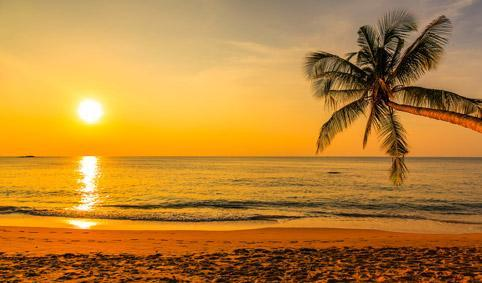
#> input picture input/background1.jpg, 482 x 283 px
$ jupyter execute video_background_swapper.ipynb
#> lines starting #> are read from the running program, lines starting #| are printed output that depends on the picture
#> further down, background_img is the input picture: shape (283, 482, 3); mean B, G, R 54.8, 132.4, 186.8
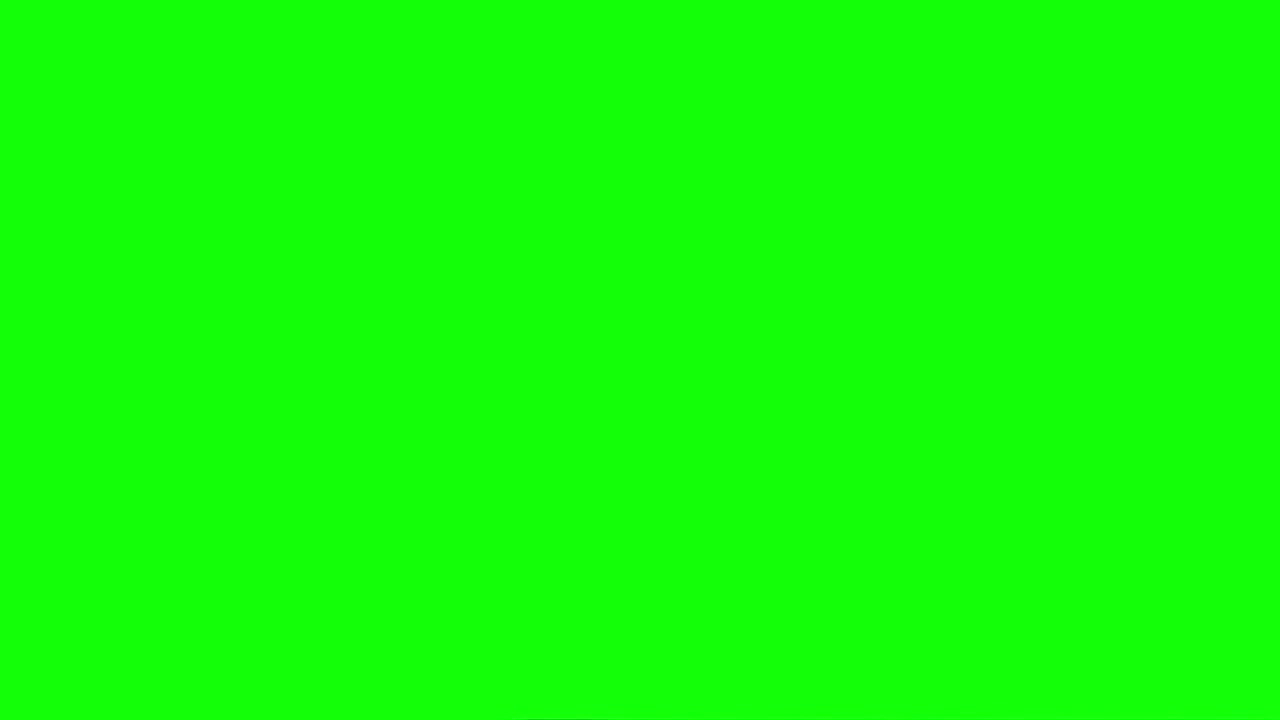
#> input picture frame 20 of input/uau.mp4, 1280 x 720 px
#> further down, img is the input picture: shape (720, 1280, 3); mean B, G, R 8, 255, 19
### image_background_swapper.py
import cv2
import numpy as np
import sys


INPUT_DIR = 'input/'
OUTPUT_DIR = 'output/'
LOWER_MASK_BOUNDARY = np.array([40, 100, 20])
UPPER_MASK_BOUNDARY = np.array([75, 256, 256])


# [31 lines left out: functions main, get_files_names_from_arguments, read_required_images, not called in this run]


def swap_image_background(input_img, background_img):
  background_img = resize_background_image_to_same_size_of_input_image(background_img, input_img)

  hsv_input_img = cv2.cvtColor(input_img, cv2.COLOR_BGR2HSV)
  hsv_background_img = cv2.cvtColor(background_img, cv2.COLOR_BGR2HSV)

  mask, inverted_mask = generate_masks_from_input_image(hsv_input_img)

  masked_hsv_input_img = apply_mask_to_input_image(inverted_mask, hsv_input_img)
  masked_hsv_background_img = apply_mask_to_background_image(mask, hsv_background_img)

  result_img = generate_result_image(masked_hsv_input_img, masked_hsv_background_img)

  return cv2.cvtColor(result_img, cv2.COLOR_HSV2BGR)


def resize_background_image_to_same_size_of_input_image(background_img, input_img):
  input_img_height = input_img.shape[0]
#> input_img_height = 720
  input_img_width = input_img.shape[1]
#> input_img_width = 1280
  background_img_height = background_img.shape[0]
#> background_img_height = 283

  aspect_ratio = input_img_height / background_img_height
#> aspect_ratio = 2.54
  new_background_height = int(background_img_height * aspect_ratio)
#> new_background_height = 720
  new_background_size = (input_img_width, new_background_height)
#> new_background_size = (1280, 720)

  return cv2.resize(background_img, new_background_size, interpolation=cv2.INTER_AREA)
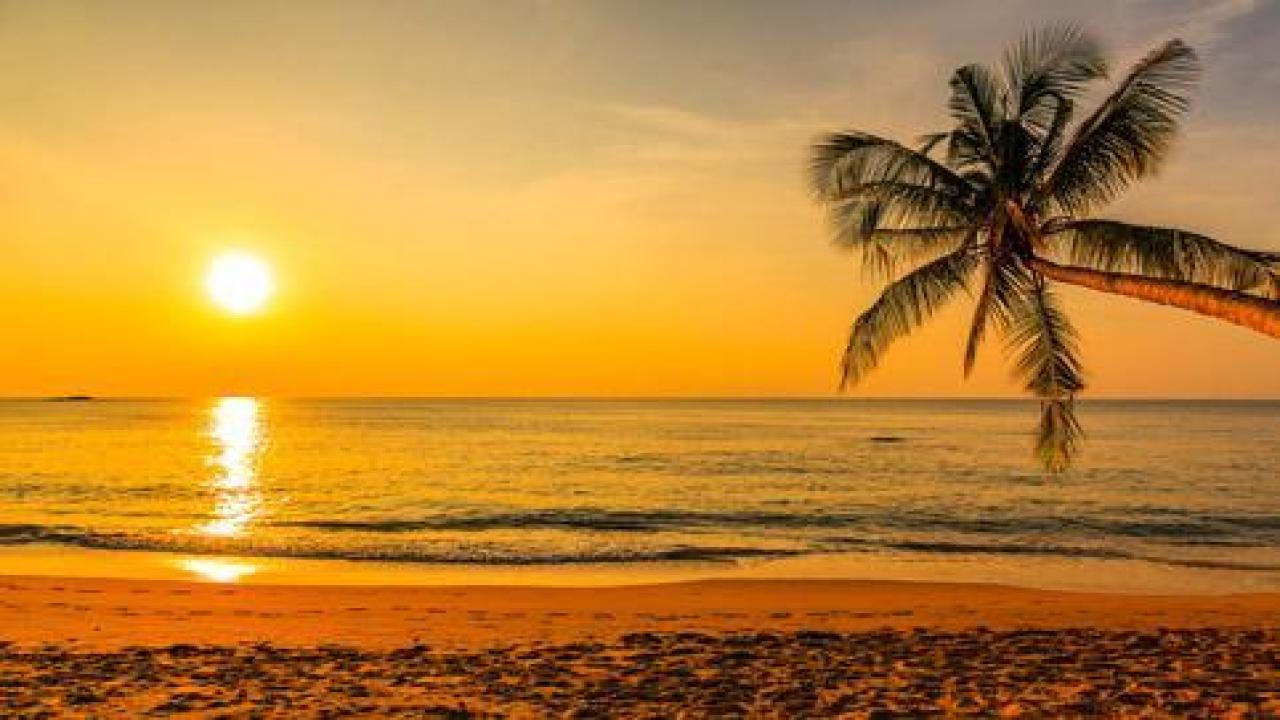
#> returned value: shape (720, 1280, 3); mean of channels 0, 1, 2 54.7, 132.4, 186.8; drawn as B, G, R
#> in swap_image_background, `hsv_input_img = cv2.cvtColor(input_img, cv2.COLOR_BGR2HSV)`: hsv_input_img: shape (720, 1280, 3); mean H, S, V 59, 247, 255
#> in swap_image_background, `hsv_background_img = cv2.cvtColor(background_img, cv2.COLOR_BGR2HSV)`: hsv_background_img: shape (720, 1280, 3); mean H, S, V 17.3, 180.1, 186.8


def generate_masks_from_input_image(hsv_input_img):
  mask = cv2.inRange(hsv_input_img, LOWER_MASK_BOUNDARY, UPPER_MASK_BOUNDARY)
#> mask: shape (720, 1280); every value is 255
  inverted_mask = cv2.bitwise_not(mask)
#> inverted_mask: shape (720, 1280); every value is 0
  return mask, inverted_mask

def apply_mask_to_input_image(inverted_mask, hsv_input_img):
  return cv2.bitwise_and(hsv_input_img, hsv_input_img, mask=inverted_mask)
#> returned value: shape (720, 1280, 3); every value is 0

def apply_mask_to_background_image(mask, hsv_background_img):
  return cv2.bitwise_and(hsv_background_img, hsv_background_img, mask=mask)


def generate_result_image(masked_hsv_input_img, masked_hsv_background_img):
  return cv2.add(masked_hsv_input_img, masked_hsv_background_img)

def save_result_image_with_same_name_of_input_image(result_img, input_img_name):
  cv2.imwrite(OUTPUT_DIR + input_img_name, result_img)


# [2 lines that do not run on import are left out]

### video_background_swapper.ipynb
## Video Background Swapper

### Objetivo

Utilizando as mesmas técnicas utilizadas na troca de _background_ de imagens, deve-se criar um algoritmo que possibilite a detecção e troca de _backgrounds_ de vídeos que utilizam _chroma key_, ou seja, que possuem _background_ verde. Portanto, o algoritmo final utiliza a função `swap_image_background` do [algoritmo de troca de _backgrounds_ de imagens](./image_background_swapper.py).

### Explicação Geral

O algoritmo para troca de _background_ de vídeos foi desenvolvido utilizando as seguintes bibliotecas:

- A `cv2` (OpenCV) foi utilizado para ler o vídeo de entrada, processar cada frame (substituindo o _background_) e escrever o vídeo de saída (sem áudio);
- A `os` foi utilizado para manipular o vídeo de saída durante a etapa de inserção de áudio, tornando o vídeo de saída apenas em um arquivo temporário e logo após removendo-o, após o novo vídeo de saída estar pronto;
- A `sys` foi utilizada para ler os parâmetros inseridos na linha de comando, sendo eles o nome do vídeo de entrada e a imagem que contém o novo _background_;
- A função `swap_image_background` foi utilizada para trocar o _background_ verde de cada frame do vídeo, conforme ele foi lido;
- A `moviepy.editor` foi utilizada para ler o vídeo de saída (sem áudio) e criar um novo vídeo de saída com o áudio do vídeo de entrada original.

O procedimento é bem simples:

Como a função `swap_image_background` já faz todo o processamento de uma imagem, removendo o _background_ verde, acaba sendo necessário apenas ler o vídeo de entrada e processar cada frame (que nada mais são do que imagens) para realizar a remoção do _background_ indesejado e inserção do novo _background_. Após isso o vídeo de saída é salvo e manipulado para inserção do áudio.

### Desenvolvimento do Algoritmo

Primeiro, é necessário importar as bibliotecas que serão utilizadas. A biblioteca `sys` não foi importada, já que não será lido nada da linha de comando neste _notebook_.

[cell 1]
import cv2
import os
from image_background_swapper import INPUT_DIR, OUTPUT_DIR, swap_image_background
from moviepy.editor import *

O vídeo de entrada e o novo _background_ para este são obtidos.

[cell 2]
INPUT_VIDEO_NAME = 'uau.mp4'
BACKGROUND_IMG_NAME = 'background1.jpg'

input_video = cv2.VideoCapture(INPUT_DIR + INPUT_VIDEO_NAME)
background_img = cv2.imread(INPUT_DIR + BACKGROUND_IMG_NAME)

Algumas informações necessárias são lidas a partir do vídeo de entrada, como as dimensões (largura e altura) e a taxa de quadros.

[cell 3]
frame_width = int(input_video.get(3))
frame_height = int(input_video.get(4))
frame_rate = int(input_video.get(cv2.CAP_PROP_FPS))

O vídeo de saída já é criado, pois ele deverá estar aberto durante o processamento do vídeo de entrada, para já ir gravando cada frame (quadro) atualizado.

[cell 4]
output_video_path = OUTPUT_DIR + INPUT_VIDEO_NAME

output_video = cv2.VideoWriter(
  output_video_path,
  cv2.VideoWriter_fourcc('M', 'J', 'P', 'G'),
  frame_rate,
  (frame_width,frame_height)
)

O vídeo de entrada é lido frame a frame, sendo que cada frame passa pela operação de troca de _background_ através da função _swap_image_background_. Além disso, em cada iteração do _loop_ o frame atualizado com o novo _background_ é escrito no vídeo de saída.

[cell 5]
while(input_video.isOpened()):
  ret, img = input_video.read()

  if not ret:
    break

  result_img = swap_image_background(img, background_img)
  output_video.write(result_img)

Após finalizar as operações de vídeo com o OpenCV, os arquivos são liberados.

[cell 6]
input_video.release()
output_video.release()

O vídeo de saída salvo nas operações acima não contém o áudio do vídeo original. O motivo para isso é que o OpenCV é focado no manipulamento de imagens, e não possui funcionalidades para o manipulamento de áudio. Para que o vídeo de saída tenha o áudio original, é necessário inserir esse áudio através de outra biblioteca. É aí que entra o MoviePy, biblioteca que permite manipular o áudio e vídeo de um arquivo.

Portanto, o vídeo de saída precisa ser atualizado, e devido a isso, ele é renomeado para um arquivo temporário, já que o verdadeiro vídeo de saída (com o áudio) será escrito ainda.

[cell 7]
temp_output_video_path = OUTPUT_DIR + 'temp_' + INPUT_VIDEO_NAME

os.rename(output_video_path, temp_output_video_path)

O clip de áudio é optido a partir do vídeo de entrada original e atribuído ao vídeo de saída. O vídeo de saída é escrito novamente, porém dessa vez contendo o áudio.

[cell 8]
audio_from_input_video = AudioFileClip(INPUT_DIR + INPUT_VIDEO_NAME)

output_video = VideoFileClip(temp_output_video_path)
output_video.audio = audio_from_input_video
output_video.write_videofile(output_video_path)

Por fim, o vídeo de saída temporário é apagado, já que o vídeo de saída com áudio já foi salvo com sucesso.

[cell 9]
os.remove(temp_output_video_path)
